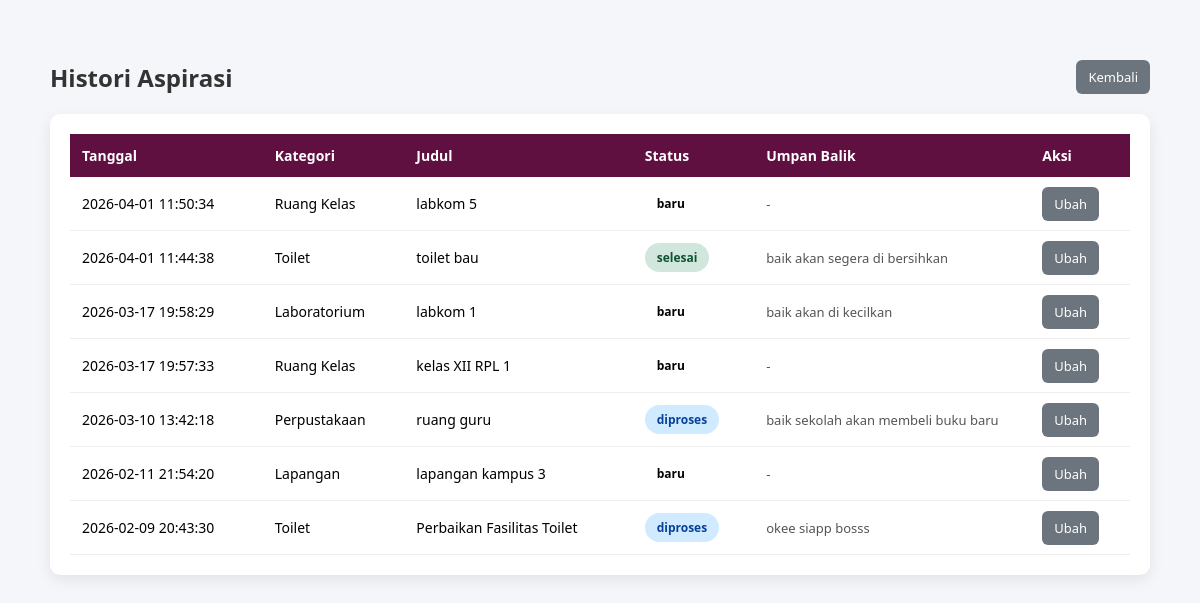
Page /Index.php?controller=SiswaController&action=histori (signed in) on the committed database.
### tables this page shows
CREATE TABLE `aspirasi` (
  `id_aspirasi` int(11) NOT NULL,
  `id_user` int(11) NOT NULL,
  `id_kategori` int(11) NOT NULL,
  `judul` varchar(150) NOT NULL,
  `isi` text NOT NULL,
  `tanggal` datetime DEFAULT current_timestamp(),
  `status` enum('baru','diproses','selesai') DEFAULT 'baru'
);

CREATE TABLE `kategori` (
  `id_kategori` int(11) NOT NULL,
  `nama_kategori` varchar(100) NOT NULL
);

CREATE TABLE `umpan_balik` (
  `id_feedback` int(11) NOT NULL,
  `id_aspirasi` int(11) NOT NULL,
  `pesan` text NOT NULL,
  `tanggal` datetime DEFAULT current_timestamp()
);

### app/controllers/SiswaController.php (called while the page is built, shortened)
<?php
class SiswaController {
    public function histori() {
        require_once 'app/models/AspirasiModel.php';
        $model = new AspirasiModel();
        $histori = $model->getHistoriSiswa($_SESSION['user']['id_user']);
        include 'app/views/siswa/HistoriAspirasi.php';
    }
}

### Index.php (called while the page is built, shortened)
<?php
$action     = $_GET['action'] ?? 'index';
$obj = new $controller();
$obj->$action();

### app/models/Koneksi.php (called while the page is built, shortened)
<?php
class Koneksi {
    private $host = "localhost";
    private $user = "root";
    private $pass = "";
    private $db   = "pengaduan_sekolah";
    public function __construct() {
        $this->conn = new mysqli(
            $this->host,
            $this->user,
            $this->pass,
            $this->db
        );
    }
}

### app/models/AspirasiModel.php (called while the page is built, shortened)
<?php
require_once __DIR__ . '/Koneksi.php';
class AspirasiModel extends Koneksi {
    public function getFeedback($id_aspirasi) {
        $result = $this->conn->query(
            "SELECT * FROM umpan_balik WHERE id_aspirasi = '$id_aspirasi'"
        );
        return $result->fetch_assoc();
    }
    public function getHistoriSiswa($id_user) {
        $data = [];
        $query = "SELECT a.*, k.nama_kategori
                  FROM aspirasi a
                  JOIN kategori k ON a.id_kategori = k.id_kategori
                  WHERE a.id_user = '$id_user'
                  ORDER BY a.tanggal DESC";
        $result = $this->conn->query($query);
        while ($row = $result->fetch_assoc()) {
            $data[] = $row;
        }
        return $data;
    }
}

### app/views/siswa/HistoriAspirasi.php (the view, shortened to what this page needs)
<!DOCTYPE html>
<html lang="id">
<head>
</head>
<body>
<div class="container">
    <div class="header">
        <h2>Histori Aspirasi</h2>
        <a href="Index.php?controller=SiswaController&action=dashboard" class="btn btn-secondary">
            Kembali
        </a>
    </div>
    <div class="card">
        <table>
            <thead>
                <tr>
                    <th>Tanggal</th>
                    <th>Kategori</th>
                    <th>Judul</th>
                    <th>Status</th>
                    <th>Umpan Balik</th>
                    <th>Aksi</th>
                </tr>
            </thead>
            <tbody>
                <?php foreach ($histori as $h): ?>
                <tr>
                    <td><?= $h['tanggal']; ?></td>
                    <td><?= $h['nama_kategori']; ?></td>
                    <td><?= $h['judul']; ?></td>
                    <td>
                        <span class="status <?= strtolower($h['status']); ?>">
                            <?= $h['status']; ?>
                        </span>
                    </td>
                    <td class="feedback">
                        <?php
                        $fb = (new AspirasiModel())->getFeedback($h['id_aspirasi']);
                        echo $fb ? $fb['pesan'] : '-';
                        ?>
                    </td>
                    <td>
                        <a href="Index.php?controller=SiswaController&action=edit&id=<?= $h['id_aspirasi']; ?>"
                           class="btn btn-secondary">
                            Ubah
                        </a>
                    </td>
                </tr>
                <?php endforeach; ?>
            </tbody>
        </table>
    </div>
</div>
</body>
</html>

### app/views/siswa/HistoriAspirasi.php (style rules this page uses)
body { margin: 0; font-family: 'Segoe UI', sans-serif; background: #f4f6f9; }
.container { max-width: 1100px; margin: 40px auto; padding: 20px; }
.header { display: flex; justify-content: space-between; align-items: center; margin-bottom: 20px; }
.header h2 { margin: 0; color: #333; }
.card { background: #fff; border-radius: 10px; padding: 20px; box-shadow: 0 5px 15px rgba(0,0,0,0.08); }
table { width: 100%; border-collapse: collapse; font-size: 14px; }
thead { background: #5f0f40; color: #fff; }
th { padding: 12px; text-align: left; }
td { padding: 12px; border-bottom: 1px solid #eee; }
.status { padding: 6px 12px; border-radius: 20px; font-size: 12px; font-weight: bold; display: inline-block; }
.status.diproses { background: #d0ebff; color: #084298; }
.status.selesai { background: #d1e7dd; color: #0f5132; }
.btn { padding: 8px 12px; border-radius: 6px; text-decoration: none; font-size: 13px; }
.btn-secondary { background: #6c757d; color: #fff; }
.feedback { max-width: 200px; word-wrap: break-word; color: #555; font-size: 13px; }

### rows in the picture
aspirasi: tanggal "2026-04-01 11:50:34", id_kategori.nama_kategori "Ruang Kelas", judul "labkom 5", status "baru"
aspirasi: tanggal "2026-04-01 11:44:38", id_kategori.nama_kategori "Toilet", judul "toilet bau", status "selesai", umpan_balik.pesan "baik akan segera di bersihkan"
aspirasi: tanggal "2026-03-17 19:58:29", id_kategori.nama_kategori "Laboratorium", judul "labkom 1", status "baru", umpan_balik.pesan "baik akan di kecilkan"
aspirasi: tanggal "2026-03-17 19:57:33", id_kategori.nama_kategori "Ruang Kelas", judul "kelas XII RPL 1", status "baru"
aspirasi: tanggal "2026-03-10 13:42:18", id_kategori.nama_kategori "Perpustakaan", judul "ruang guru", status "diproses", umpan_balik.pesan "baik sekolah akan membeli buku baru"
aspirasi: tanggal "2026-02-11 21:54:20", id_kategori.nama_kategori "Lapangan", judul "lapangan kampus 3", status "baru"
aspirasi: tanggal "2026-02-09 20:43:30", id_kategori.nama_kategori "Toilet", judul "Perbaikan Fasilitas Toilet", status "diproses", umpan_balik.pesan "okee siapp bosss"
